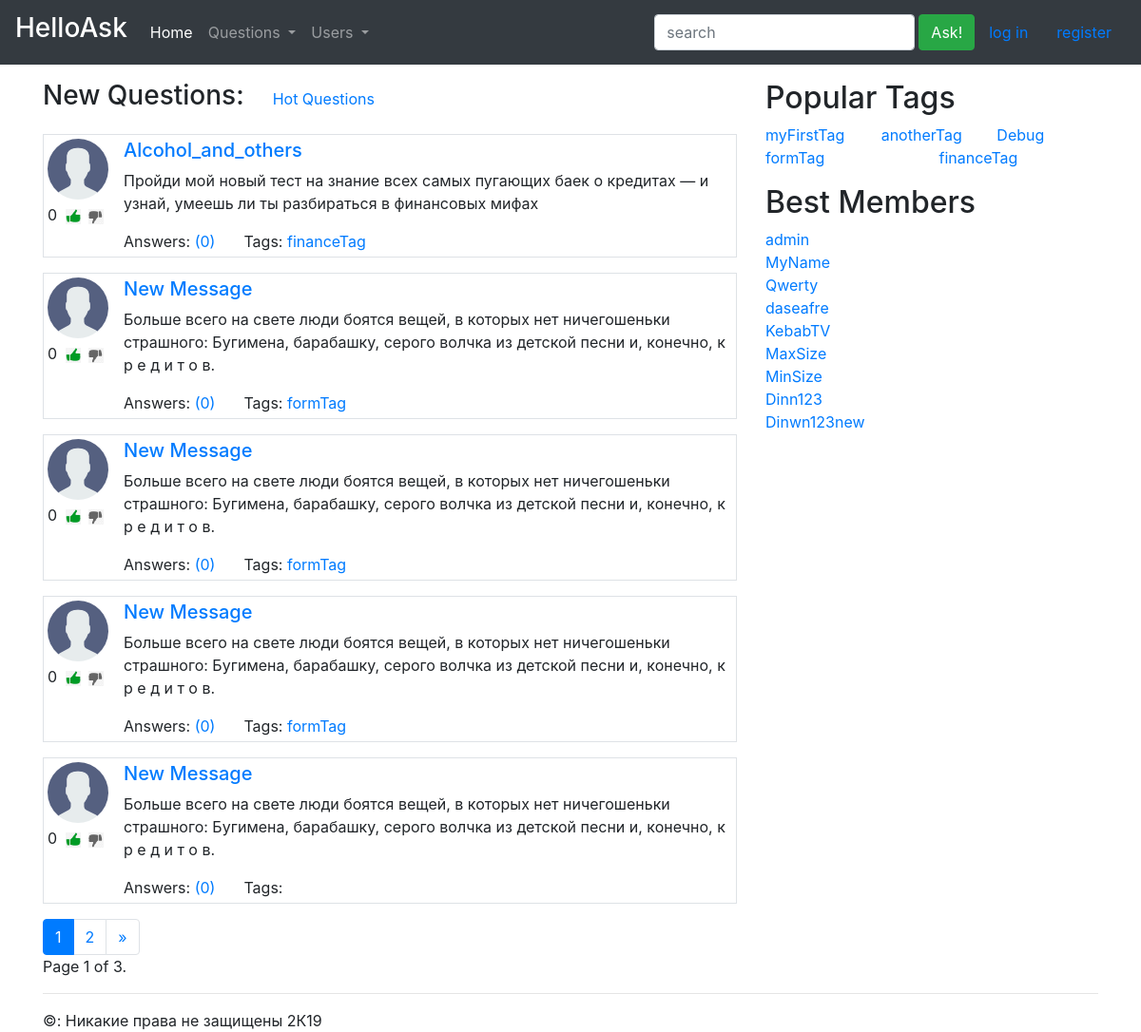
Screenshot of /asker/ with the database file from the repository.
### asker/models.py (models this page shows, shortened)
class Question(models.Model):
    title = models.CharField(max_length = 128, db_index=True)
    text = models.TextField()
    createDate = models.DateTimeField(auto_now_add=True)
    user = models.ForeignKey(User, on_delete = models.CASCADE)
    tags = models.ManyToManyField('Tag', blank=True, related_name='questions')
    votes = GenericRelation(LikeDislike, related_query_name='questions')
    objects = QuestionManager()
    def get_absolute_url(self):
        return reverse('QuestionDetail', kwargs={'pk': self.pk})

class Tag(models.Model):
    tagName = models.CharField(max_length = 16, unique = True)
    slug = models.SlugField(max_length=128)
    objects = TagManager()
    def __str__(self):
        return self.tagName
    def get_absolute_url(self):
        return reverse('TagDetail', kwargs={'slug': self.slug})

### asker/views.py (the view)
# urls.py: path('', newQuestions, name="NewQuestions"),
def newQuestions(request):
    template = 'asker/questions.html'
    header = 'New Questions:'
    return paginatorRender(request, Question.objects.sortByDate().annotate(numb_answers=Count('answers')), template, header)

### asker/models.py (called while the page is built)
	def sortByDate(self):
		return self.all().order_by('createDate').reverse()

    def sumRating(self):
        return self.get_queryset().filter(vote__gt=0).count() - self.get_queryset().filter(vote__lt=0).count()

### asker/templatetags/hot.py (called while the page is built)
@register.inclusion_tag('asker/include/tags.html')
def Hot_tags_users():
    hot_tags = Tag.objects.all()
    hot_users = User.objects.all()
    return {'hot_tags': hot_tags, 'hot_users': hot_users}

### asker/views.py (called while the page is built)
def paginatorRender(request, object_list, template='/', header = None, obj = None):
    paginator = Paginator(object_list, 5)
    page = request.GET.get('page')
    object_list = paginator.get_page(page)
    return render(request, template, {'object_list':  object_list, 'obj': obj, 'header': header})

### templates/asker/questions.html (shortened to what this page needs)
{% extends "asker/base.html" %}
{% load static %}
{% block mainContent %}
  <div class="row align-items-center">
    <div class="col-auto">
      <h3>{{header}}</h3>
    </div>
    <div class="col">
      {% if header == 'New Questions:' %}
      <a href="{% url 'HotQuestions' %}">Hot Questions</a>
      {% else %}
      <a href="{% url 'NewQuestions' %}">New Questions</a>
      {% endif %}
    </div>
  </div>
  {% for obj in object_list %}
  {% include "asker/include/questionPost.html" %}
  {% endfor %}
  {% if object_list.paginator.num_pages > 1 %}
  {% include "asker/include/pageNavigation.html" %}
  {% endif %}
{% endblock %}

### templates/asker/base.html (shortened to what this page needs)
{% load hot %}
<!doctype html>
<html lang="en">
<head>
  {% load static %}
  <link rel="stylesheet" href="{% static 'css/bootstrap.min.css' %}">
</head>
<body>
    <nav class="navbar navbar-expand-lg navbar-dark bg-dark">
        <a class="navbar-brand" href="#"><h3>HelloAsk</h3></a>
        <div class="collapse navbar-collapse" id="navbarSupportedContent">
          {% include "asker/include/navbar.html" %}
          {% if user.is_authenticated %}
            {% include "asker/include/Authorized.html" %}
          {% else %}
            {% include "asker/include/notAuthorized.html" %}
          {% endif %}
        </div>
      </nav>
  <div class="container mt-3">
    <div class="row">
      <div class="col">
        {% block mainContent %}
        {% endblock %}
      </div>
      <div class="col-4">
        {% Hot_tags_users %}
      </div>
    </div>
  </div>
  <div class="container">
    <hr>
    &copy: Никакие права не защищены 2К19
  </div>
</body>
</html>

### templates/asker/include/navbar.html (shortened to what this page needs)
{% block content %}
{% load static %}
<ul class="navbar-nav mr-auto">
    <li class="nav-item active">
      <a class="nav-link" href="{% url 'NewQuestions' %}">Home <span class="sr-only">(current)</span></a>
    </li>
    <li class="nav-item dropdown">
      <a class="nav-link dropdown-toggle" href="#" id="navbarDropdown" role="button" data-toggle="dropdown"
        aria-haspopup="true" aria-expanded="false">
        Questions
      </a>
    </li>
    <li class="nav-item dropdown">
        <a class="nav-link dropdown-toggle" href="#" id="navbarDropdown" role="button" data-toggle="dropdown"
          aria-haspopup="true" aria-expanded="false">
          Users
        </a>
      </li>
  </ul>
  <form class="form-inline my-2 my-lg-0">
      <input class="form-control mr-1" type="search" placeholder="search" aria-label="search">
      <button class="btn btn-success" type="button">Ask!</button>
  </form>
{% endblock %}

### templates/asker/include/notAuthorized.html
{% block content %}
<form class="form-inline">
  <div class="container">
    <div class="row">
      <div class="col">
        <a href="{% url 'login' %}">log in</a>
      </div>
      <div class="col">
        <a href="{% url 'Registration' %}">register</a>
      </div>
    </div>
  </div>
</form>
{% endblock %}

### templates/asker/include/questionPost.html
{% block content %}
{% load static %}
<div class="media border mt-3">
  <div class="ml-1 mt-1">
    <img src="{% static 'img/noAvatarIcon.png' %}" class="img-fluid mb-1" alt="generic placeholder">
    <p>
      {{obj.votes.sumRating}}
      <a href="#"><img src="{% static 'img/like.jpg' %}" width="16" height="16" class="mr-1 ml-1"
          alt="generic placeholder"></a>
      <a href="#"><img src="{% static 'img/dislike.jpg' %}" width="16" height="16" class="mr-0"
          alt="generic placeholder"></a>
    </p>
  </div>
  <div class="media-body ml-3 mt-1 mb-1">
    <a href="{{obj.get_absolute_url }}">
      <h5>{{obj.title}}</h5>
    </a>
    <p>{{obj.text}}</p>
    <div clas="container">
      <div class="row">
        <div class="col-auto">
          Answers: <a href="{{ obj.get_absolute_url}} ">({{obj.numb_answers}})</a>
        </div>
        <div class="col">
          Tags:
          {% for tag in obj.tags.all %}
          <a href="{{ tag.get_absolute_url }}">{{tag.tagName}} </a>
          {% endfor %}
        </div>
      </div>
    </div>
  </div>
</div>
{% endblock %}

### templates/asker/include/pageNavigation.html (shortened to what this page needs)
{% block content %}
<nav aria-label="Page navigation example">
  <ul class="pagination mt-3 mb-0">
    <li class="page-item active" ><a class="page-link" href="#">{{ object_list.number }}</a></li>
    {% if object_list.has_next %}
    <li class="page-item"><a class="page-link" href="?page={{ object_list.next_page_number }}">{{ object_list.next_page_number}}</a></li>
    {% endif %}
    {% if object_list.has_next %}
    <li class="page-item">
      <a class="page-link" href="?page={{ object_list.next_page_number }}" aria-label="Next">
        <span aria-hidden="true">&raquo;</span>
      </a>
    </li>
    {% endif %}
  </ul>
  <span class="current">
      Page {{ object_list.number }} of {{ object_list.paginator.num_pages }}.
  </span>
</nav>
{% endblock %}

### templates/asker/include/tags.html
{% load hot %}
{% block content %}
<div class="container mb-3 pl-0">
  <h2>Popular Tags</h2>
  <div class="row">
    {% for tag in hot_tags %}
    <div class="col">
      <a href="{{ tag.get_absolute_url }}">{{tag}}</a>
    </div>
    {% endfor %}
  </div>
</div>
<div class="container mb-3 pl-0">
  <h2>Best Members</h2>
  {% for user in hot_users %}
  <div class="row">
    <div class="col">
      <a href="#">{{user}}</a>
    </div>
  </div>
  {% endfor %}
</div>
{% endblock %}

### rows the page displays
Question: votes.sumRating "0", title "Alcohol_and_others", text "Пройди мой новый тест на знание всех самых пугающих баек о кредитах — и узнай, умеешь ли ты разбираться в финансовых мифах", numb_answers "0"
Tag: tagName "financeTag"
Question: votes.sumRating "0", title "New Message", text "Больше всего на свете люди боятся вещей, в которых нет ничегошеньки страшного: Бугимена, барабашку, серого волчка из детской песни и, конечно, к р е д и т о в.", numb_answers "0"
Tag: tagName "formTag"
Question: votes.sumRating "0", title "New Message", text "Больше всего на свете люди боятся вещей, в которых нет ничегошеньки страшного: Бугимена, барабашку, серого волчка из детской песни и, конечно, к р е д и т о в.", numb_answers "0"
Question: votes.sumRating "0", title "New Message", text "Больше всего на свете люди боятся вещей, в которых нет ничегошеньки страшного: Бугимена, барабашку, серого волчка из детской песни и, конечно, к р е д и т о в.", numb_answers "0"
Question: votes.sumRating "0", title "New Message", text "Больше всего на свете люди боятся вещей, в которых нет ничегошеньки страшного: Бугимена, барабашку, серого волчка из детской песни и, конечно, к р е д и т о в.", numb_answers "0"
Tag: tagName "myFirstTag"
Tag: tagName "anotherTag"
Tag: tagName "Debug"

### other values shown
{{ header }} "New Questions:"
{{ object_list.number }} "1"
{{ object_list.next_page_number }} "2"
{{ object_list.paginator.num_pages }} "3"
{{ user }} "admin"
{{ user }} "MyName"
{{ user }} "Qwerty"
{{ user }} "daseafre"
{{ user }} "KebabTV"
{{ user }} "MaxSize"
{{ user }} "MinSize"
{{ user }} "Dinn123"
{{ user }} "Dinwn123new"
